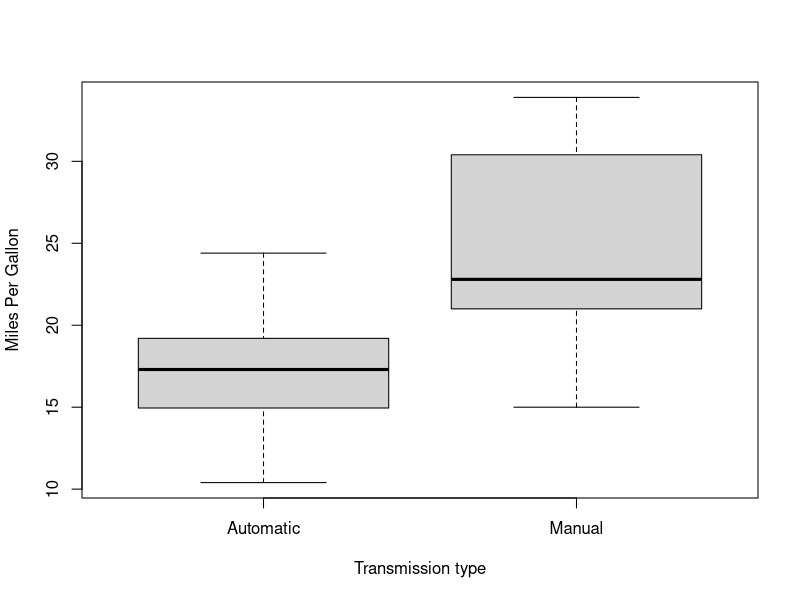
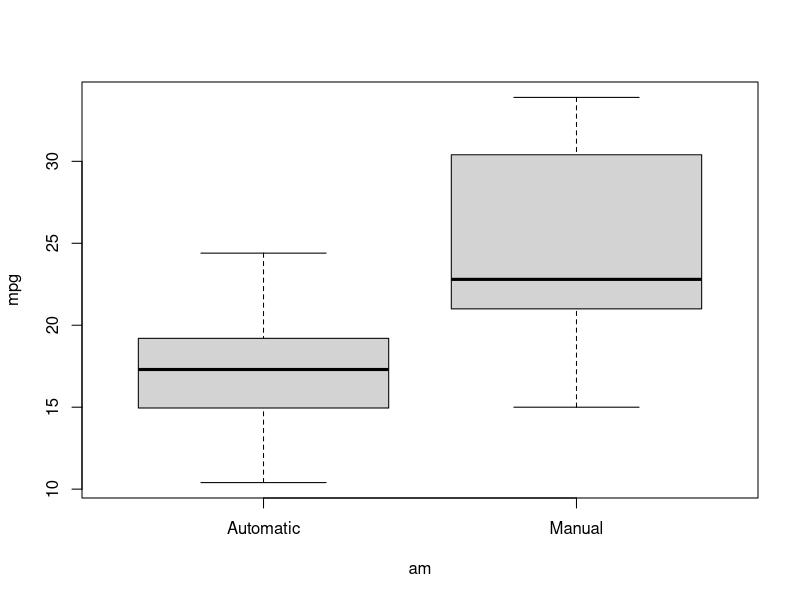

The R script that drew these images, in order: (Note: this script raises an error after producing the figures.)
library (datasets)
library(ggplot2)
library("Hmisc")
library(readr)
library(dplyr)
data(mtcars)
head(mtcars)
str(mtcars)
#Firstly vs and am should be modelled as categorical variables
mtcars <- mtcars %>%
  mutate(vs = as.factor(vs),
         am = as.factor(am),
         cyl = as.ordered(cyl),
         gear = as.ordered(gear),
         carb = as.ordered(carb))
mtcars$am <- factor(mtcars$am,labels=c('Automatic','Manual'))
# plot box mpg along with am
boxplot(mpg ~ am, data = mtcars, xlab = "Transmission type", ylab = "Miles Per Gallon")
plot(mpg ~ am, data = mtcars)
#base model: mpg along with am
fit_base <- lm(mpg ~ am, data=mtcars)
summary(fit_base)
# multivariable regression fit_all mpg along with all feature in the mtcars data
fit_all <- lm(mpg ~ . ,data=mtcars)
summary(fit_all)
#step_wise to choose variance selection
fit_final <- step(fit_all, direction = "both", k = log(nrow(mtcars)))
summary(fit_final)
#re check better_fit and simple_fit with anova test
anova(fit_base, fit_final)
# visualization
par(mfrow = c(2, 2))
plot(better_fit)
